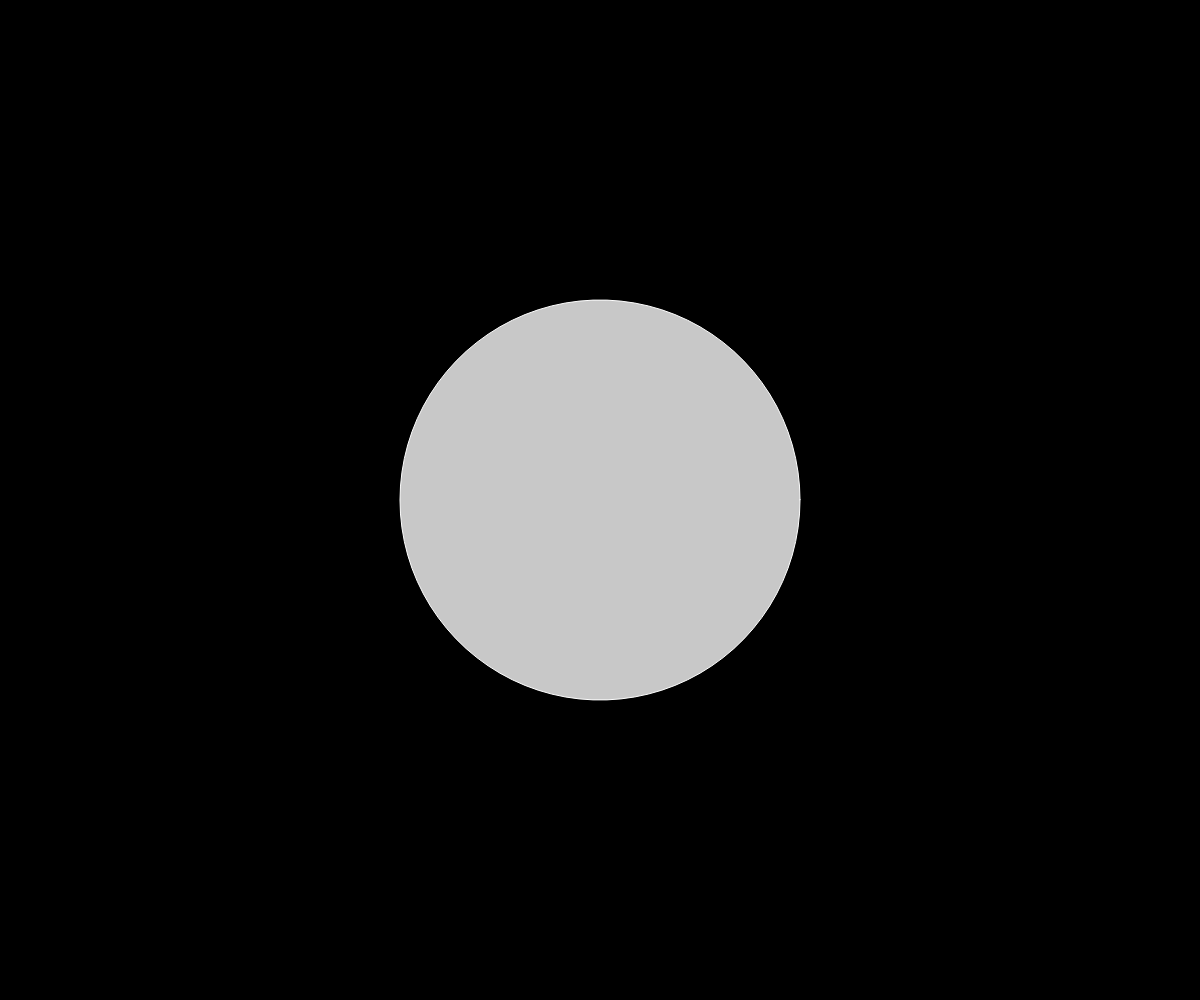
Frame 1 (no input)
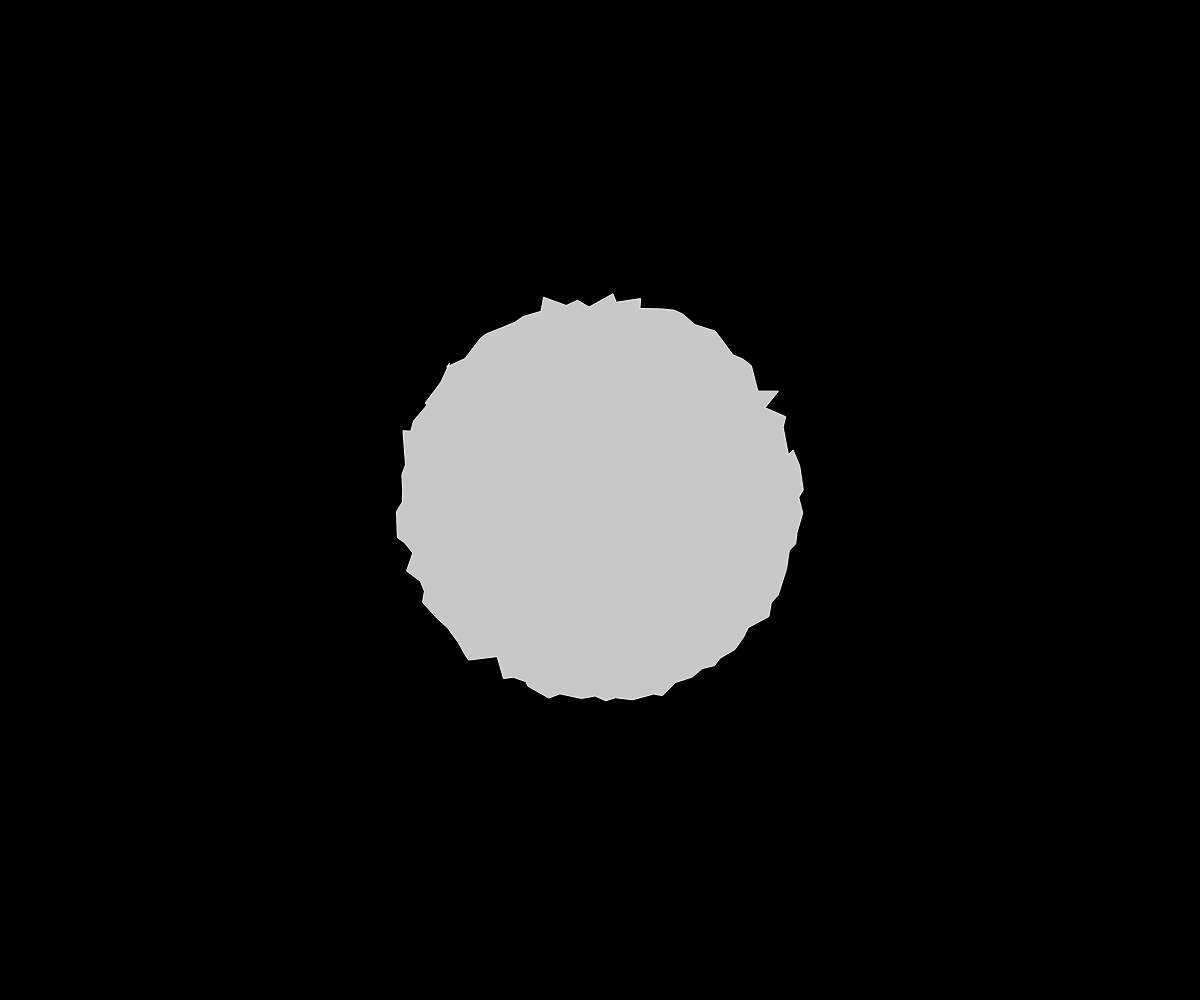
Frame 60 (no input)
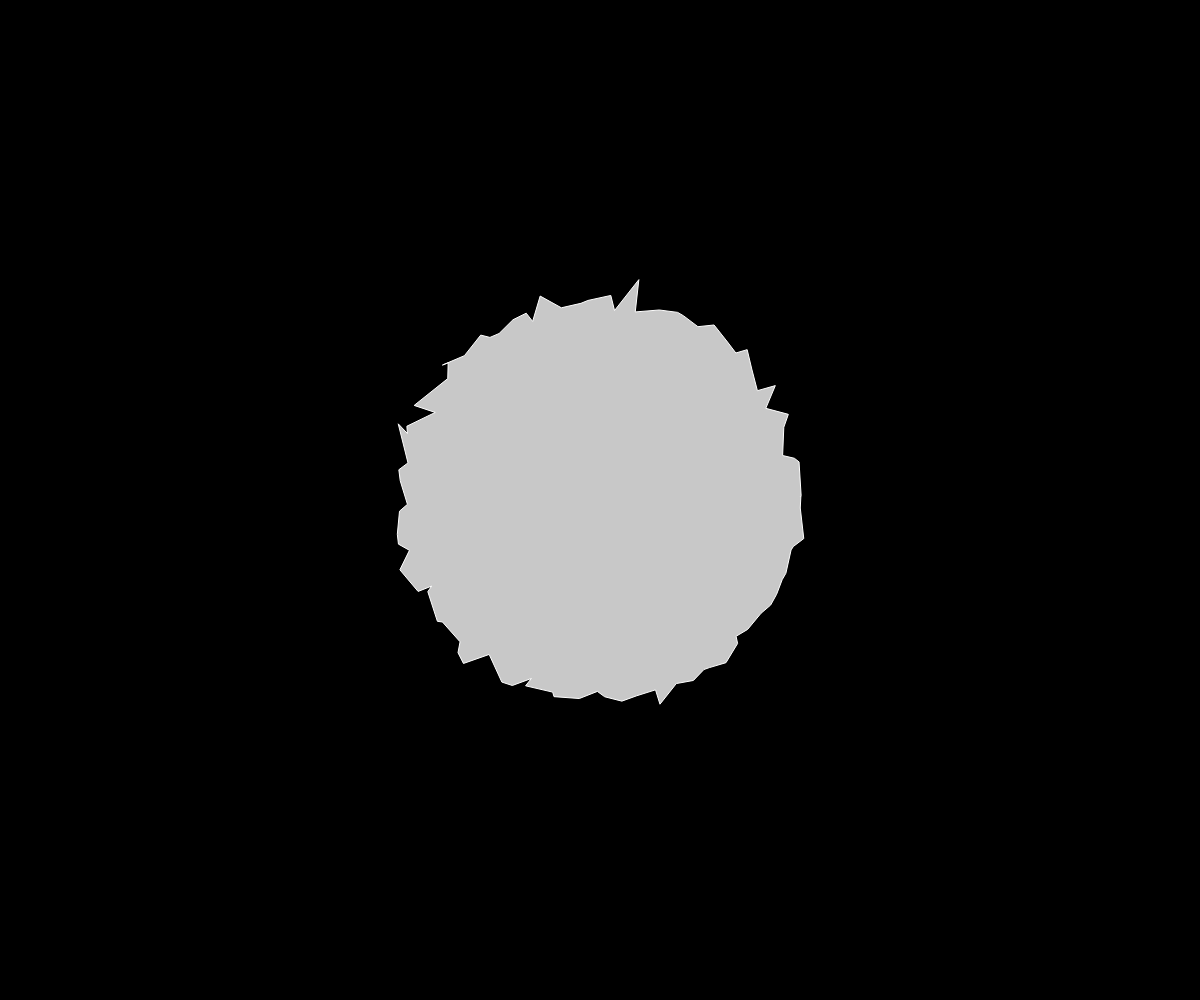
Frame 120 (the mouse pressed at the canvas centre since frame 60)

The p5.js sketch that drew these frames (run headless with seeded random() and noise() and a simulated clock; from frame 60 on, the mouse is pressed at the canvas centre):

// p5.js sketch
// ── sketch.js

const maxpoints = 90;
let points = [];
let speed = 1;
let size = 200;

function setup() {
  createCanvas(windowWidth, windowHeight);
  for (var i = 0; i < maxpoints; i++) {
    var angle = map (i,0,maxpoints,0,360);
    var x = (width/2) + cos(radians(angle))*size;
    var y = (height/2) + sin(radians(angle))*size;
    let p = createVector(x,y );
    points.push(p);
  }
  rectMode(CENTER);
  background(0);
  frameRate(100);
}

function draw() {
  background(0,255);
  stroke(255);
  noFill();
  fill(255,200);
  beginShape();
  let allout = 0;
  for (var i = 0; i < points.length; i++) {
    let p = points[i];
    vertex(p.x, p.y);
    p.x = p.x + random(-speed, speed);
    p.y = p.y + random(-speed, speed);
  }
  endShape(CLOSE);
}

function windowResized() {
	resizeCanvas(windowWidth, windowHeight);
}
